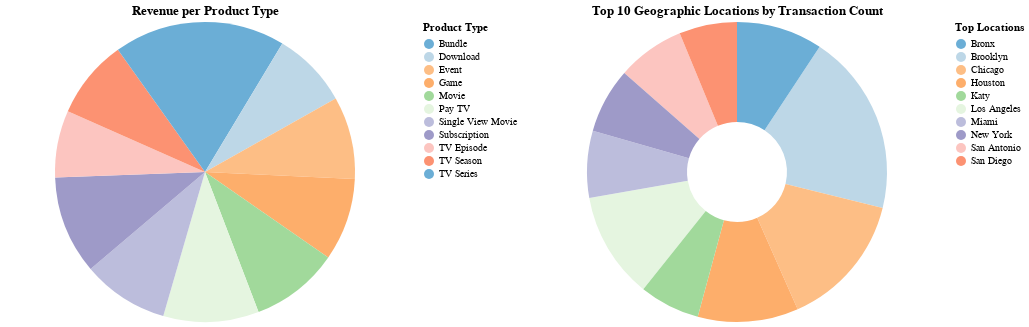

The code cell stored with this chart in its notebook:
### Code cell
display(md("### Visualization of Key Data"))

import altair as alt
import pandas as pd

# Load your data here
data = df

# For the pie chart, visualize the revenue per product type
pie_data = data.groupby('product_type')['amt_usd'].sum().reset_index()

# For the donut chart, visualize the top 10 geographic locations by transaction count
top_locations = data['location_name'].value_counts().head(10).reset_index()
top_locations.columns = ['location_name', 'transactions']

# Define a more subdued color scheme
subdued_colors = ['#6baed6', '#bdd7e7', '#fdbe85', '#fdae6b', '#a1d99b', '#e5f5e0', '#bcbddc', '#9e9ac8', '#fcc5c0', '#fc9272']

# Creating a pie chart with a legend to the right and the subdued color scheme, formatting numbers in USD
pie_chart = alt.Chart(pie_data).mark_arc().encode(
    theta=alt.Theta(field='amt_usd', type='quantitative'),
    color=alt.Color(field='product_type', type='nominal', legend=alt.Legend(title='Product Type', orient='right'), scale=alt.Scale(range=subdued_colors)),
    tooltip=[alt.Tooltip('product_type:N'), alt.Tooltip('amt_usd:Q', title='Revenue', format='$,.2f')]
).properties(title='Revenue per Product Type', width=400)

# Creating a donut chart for the top 10 locations with a legend to the right and the subdued color scheme
donut_chart = alt.Chart(top_locations).mark_arc(innerRadius=50).encode(
    theta=alt.Theta(field='transactions', type='quantitative'),
    color=alt.Color(field='location_name', type='nominal', legend=alt.Legend(title='Top Locations', orient='right'), scale=alt.Scale(range=subdued_colors)),
    tooltip=[alt.Tooltip('location_name:N'), alt.Tooltip('transactions:Q', title='Transactions', format=',')]
).properties(title='Top 10 Geographic Locations by Transaction Count', width=400)


# Combine the charts
combined_charts = alt.hconcat(
    pie_chart, donut_chart
).resolve_scale(
    color='independent'
).configure_view(
    stroke=None
)


# Save the combined chart to an HTML file
combined_charts.save('combined_charts.html')

# If you also want to save them separately:
pie_chart.save('pie_chart.html')
donut_chart.save('donut_chart.html')

# To display the charts in the notebook, if you're running Jupyter Notebook or JupyterLab
combined_charts

### Figure 1 — Vega-Lite specification as saved in the notebook (floating-point values rounded to 4 significant figures)
{"config": {"view": {"continuousWidth": 300, "continuousHeight": 300, "stroke": null}}, "hconcat": [{"data": {"name": "data-e55deebe8bdddb9b89f59408503d917c"}, "mark": {"type": "arc"}, "encoding": {"color": {"field": "product_type", "legend": {"orient": "right", "title": "Product Type"}, "scale": {"range": ["#6baed6", "#bdd7e7", "#fdbe85", "#fdae6b", "#a1d99b", "#e5f5e0", "#bcbddc", "#9e9ac8", "#fcc5c0", "#fc9272"]}, "type": "nominal"}, "theta": {"field": "amt_usd", "type": "quantitative"}, "tooltip": [{"field": "product_type", "type": "nominal"}, {"field": "amt_usd", "format": "$,.2f", "title": "Revenue", "type": "quantitative"}]}, "title": "Revenue per Product Type", "width": 400}, {"data": {"name": "data-079f29cfbb88b693c0320c294e6aa0dc"}, "mark": {"type": "arc", "innerRadius": 50}, "encoding": {"color": {"field": "location_name", "legend": {"orient": "right", "title": "Top Locations"}, "scale": {"range": ["#6baed6", "#bdd7e7", "#fdbe85", "#fdae6b", "#a1d99b", "#e5f5e0", "#bcbddc", "#9e9ac8", "#fcc5c0", "#fc9272"]}, "type": "nominal"}, "theta": {"field": "transactions", "type": "quantitative"}, "tooltip": [{"field": "location_name", "type": "nominal"}, {"field": "transactions", "format": ",", "title": "Transactions", "type": "quantitative"}]}, "title": "Top 10 Geographic Locations by Transaction Count", "width": 400}], "resolve": {"scale": {"color": "independent"}}, "$schema": "https://vega.github.io/schema/vega-lite/v5.15.1.json", "datasets": {"data-e55deebe8bdddb9b89f59408503d917c": [{"product_type": "Bundle                                                                                              ", "amt_usd": 18770.0}, {"product_type": "Download                                                                                            ", "amt_usd": 17880.0}, {"product_type": "Event                                                                                               ", "amt_usd": 19410.0}, {"product_type": "Game                                                                                                ", "amt_usd": 19380.0}, {"product_type": "Movie                                                                                               ", "amt_usd": 20750.0}, {"product_type": "Pay TV                                                                                              ", "amt_usd": 22420.0}, {"product_type": "Single View Movie                                                                                   ", "amt_usd": 20290.0}, {"product_type": "Subscription                                                                                        ", "amt_usd": 23080.0}, {"product_type": "TV Episode                                                                                          ", "amt_usd": 15710.0}, {"product_type": "TV Season                                                                                           ", "amt_usd": 18530.0}, {"product_type": "TV Series                                                                                           ", "amt_usd": 21460.0}], "data-079f29cfbb88b693c0320c294e6aa0dc": [{"location_name": "Brooklyn", "transactions": 276}, {"location_name": "Chicago", "transactions": 205}, {"location_name": "Los Angeles", "transactions": 162}, {"location_name": "Houston", "transactions": 153}, {"location_name": "Bronx", "transactions": 131}, {"location_name": "San Antonio", "transactions": 103}, {"location_name": "Miami", "transactions": 102}, {"location_name": "New York", "transactions": 99}, {"location_name": "Katy", "transactions": 92}, {"location_name": "San Diego", "transactions": 88}]}}
